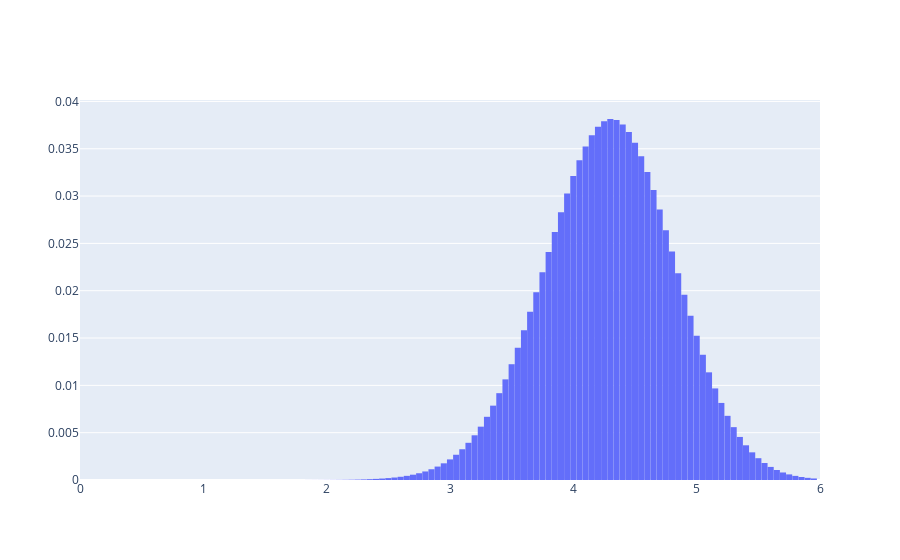

The notebook cell this image was saved under:
### Markdown cell above
## HFEV1 prior

### Code cell
fig = go.Figure()
fig.add_trace(go.Bar(y=HFEV1.prior[:, 0], x=HFEV1.bins))
# fig.add_trace(go.Histogram(x=np.repeat(bins, p), histnorm='probability', nbinsx=len(HFEV1.bins)))
# fig.add_trace(go.Histogram(x=np.repeat(HFEV1.bins, (HFEV1.prior[:,0]*10000).astype(int)), histnorm='probability', xbins=dict(
#         start=0,
#         end=6,
#         size=HFEV1.bin_width
#     )))
fig.update_layout(bargap=0.01)
fig.update_xaxes(range=[0, 6])
fig.update_traces(marker_line_width=0)
fig.show()
